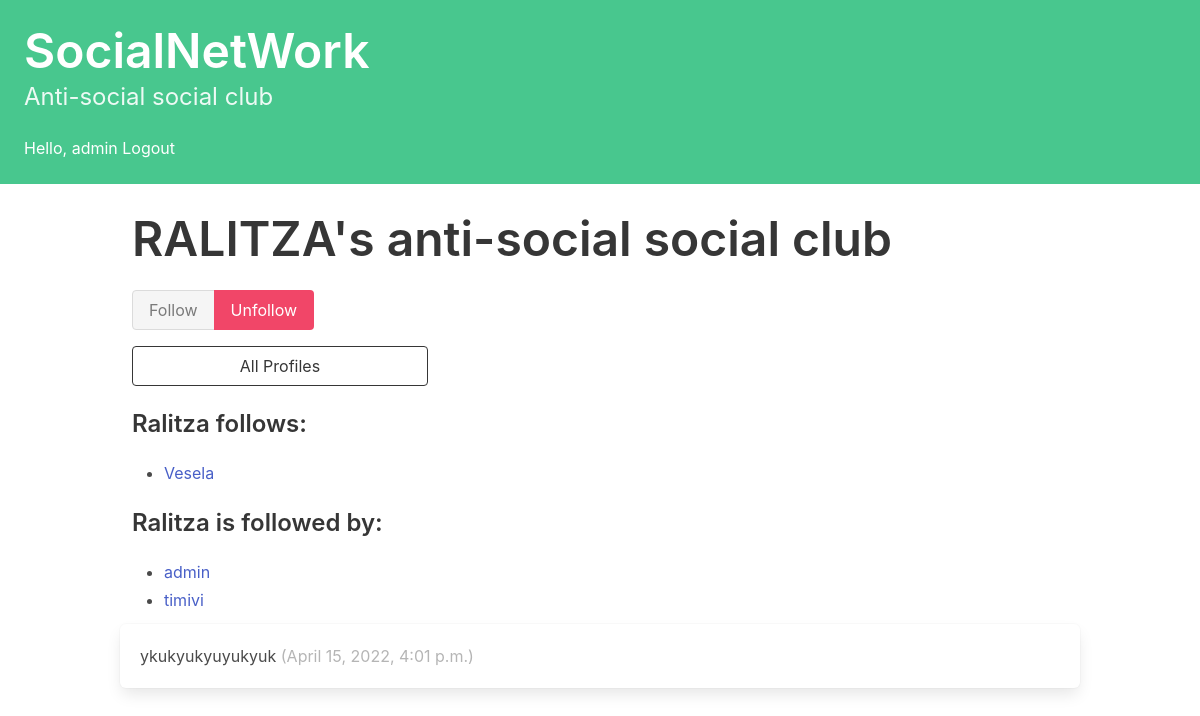
The app's page /profile/2 (signed in) with its own data.
### socialNetWork/models.py (models this page shows, shortened)
class Profile(models.Model):
    user = models.OneToOneField(User, on_delete=models.CASCADE)
    follows = models.ManyToManyField(
        "self",
        related_name="followed_by",
        symmetrical=False,
        blank=True
    )
    def __str__(self):
        return self.user.username

class Post(models.Model):
    user = models.ForeignKey(
        User, related_name="posts", blank=True, null=True, on_delete=models.DO_NOTHING
    )
    body = models.CharField(max_length=140)
    created_at = models.DateTimeField(auto_now_add=True)
    liked = models.ManyToManyField('Profile', related_name='liked_posts')
    test = models.OneToOneField(Profile, on_delete=models.CASCADE, blank=True, null=True)

### socialNetWork/views.py (the view, shortened to what this page needs)
# urls.py: path("profile/<int:pk>", profile, name="profile"),
@login_required(login_url='socialNetWork:login')
def profile(request, pk):
    profile = Profile.objects.get(pk=pk)
    return render(request, "profile.html", {"profile": profile})

### socialNetWork/templates/profile.html (shortened to what this page needs)
{% extends 'base.html' %}
{% block content %}
<div class="column">
    <div class="block">
    <h1 class="title is-1">
        {{profile.user.username|upper}}'s anti-social social club
    </h1>
    </div>
</div>
<div class="column is-one-third">
    <form method="post">
    <div class="buttons has-addons">
    {% if profile in user.profile.follows.all %}
        <button class="button is-success is-static">Follow</button>
        <button class="button is-danger" name="follow" value="unfollow">
            Unfollow
        </button>
    {% else %}
        <button class="button is-success" name="follow" value="follow">
            Follow
        </button>
        <button class="button is-danger is-static">Unfollow</button>
    {% endif %}
    </div>
</form>
    <div class="block">
        <a href="{% url 'socialNetWork:profile_list' %}">
            <button class="button is-dark is-outlined is-fullwidth">
                All Profiles
            </button>
        </a>
    </div>
    <div class="block">
        <h3 class="title is-4">
            {{profile.user.username}} follows:
        </h3>
        <div class="content">
            <ul>
            {% for following in profile.follows.all %}
                <li>
                    <a href="#">
                        {{ following }}
                    </a>
                </li>
            {% endfor %}
            </ul>
        </div>
    </div>
    <div class="block">
        <h3 class="title is-4">
            {{profile.user.username}} is followed by:
        </h3>
        <div class="content">
            <ul>
            {% for follower in profile.followed_by.all %}
                <li>
                    <a href="#">
                        {{ follower }}
                    </a>
                </li>
            {% endfor %}
            </ul>
        </div>
    </div>
</div>
<div class="content">
    {% for post in profile.user.posts.all %}
        <div class="box">
            {{ post.body }}
            <span class="is-small has-text-grey-light">
                ({{ post.created_at }})
            </span>
        </div>
    {% endfor %}
</div>
{% endblock content %}

### socialNetWork/templates/base.html (shortened to what this page needs)
<html lang="en">
<head>
    <link rel="stylesheet"
          href="https://cdn.jsdelivr.net/npm/bulma@0.9.3/css/bulma.min.css">
</head>
<body>
    <section class="hero is-small is-success mb-4">
        <div class="hero-body">
            <h1 class="title is-1"><a href="{% url 'socialNetWork:dashboard' %} ">SocialNetWork</a></h1>
            <p class="subtitle is-4">
                Anti-social social club
            </p>
            {% if request.user.is_anonymous == False%}
        <span>Hello, {{request.user}}</span>
        <span><a href="{% url 'socialNetWork:logout' %}">Logout</a></span>
    {% endif %}
        </div>
    </section>
    <div class="container">
    <div>
        {% block content %}
        {% endblock content %}
    </div>
    </div>
</body>
</html>

### records on screen
Profile: user.username "RALITZA", user.username "Ralitza"
Profile: user.username "Vesela"
Profile: user.username "admin"
Profile: user.username "timivi"
Post: body "ykukyukyuyukyuk", created_at "April 15, 2022, 4:01 p.m."

### other values on screen
{{ request.user }} "admin"
